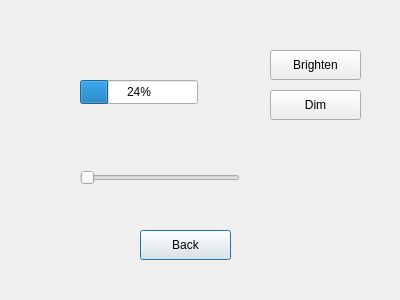
<?xml version="1.0" encoding="UTF-8"?>
<ui version="4.0">
 <class>BrightnessControl</class>
 <widget class="QDialog" name="BrightnessControl">
  <property name="geometry">
   <rect>
    <x>0</x>
    <y>0</y>
    <width>400</width>
    <height>300</height>
   </rect>
  </property>
  <property name="windowTitle">
   <string>Dialog</string>
  </property>
  <widget class="QPushButton" name="pushButton">
   <property name="geometry">
    <rect>
     <x>140</x>
     <y>230</y>
     <width>91</width>
     <height>30</height>
    </rect>
   </property>
   <property name="text">
    <string>Back</string>
   </property>
  </widget>
  <widget class="QSlider" name="horizontalSlider">
   <property name="geometry">
    <rect>
     <x>80</x>
     <y>170</y>
     <width>160</width>
     <height>16</height>
    </rect>
   </property>
   <property name="orientation">
    <enum>Qt::Horizontal</enum>
   </property>
  </widget>
  <widget class="QProgressBar" name="progressBar">
   <property name="geometry">
    <rect>
     <x>80</x>
     <y>80</y>
     <width>118</width>
     <height>24</height>
    </rect>
   </property>
   <property name="value">
    <number>24</number>
   </property>
  </widget>
  <widget class="QPushButton" name="brightButton">
   <property name="geometry">
    <rect>
     <x>270</x>
     <y>50</y>
     <width>91</width>
     <height>30</height>
    </rect>
   </property>
   <property name="text">
    <string>Brighten</string>
   </property>
  </widget>
  <widget class="QPushButton" name="dimButton">
   <property name="geometry">
    <rect>
     <x>270</x>
     <y>90</y>
     <width>91</width>
     <height>30</height>
    </rect>
   </property>
   <property name="text">
    <string>Dim</string>
   </property>
  </widget>
 </widget>
 <resources/>
 <connections/>
</ui>
